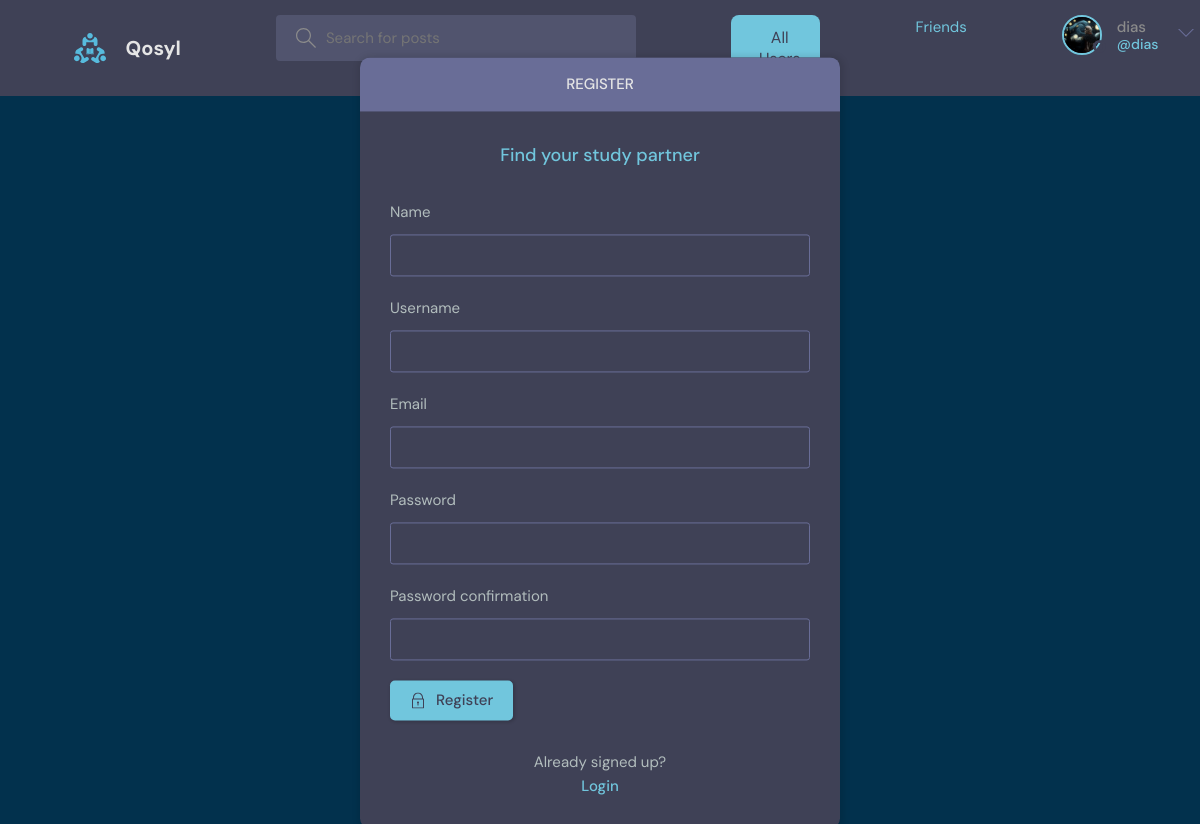
The page /register/ (signed in) on the database its author committed.
### users/models.py (models this page shows, shortened)
class User(AbstractUser):
    name = models.CharField(max_length=200, null=True)
    email = models.EmailField(unique=True, null=True)
    bio = models.TextField(null=True)
    avatar = models.ImageField(upload_to='avatars/', null=True, blank=True)
    friends = models.ManyToManyField('self', blank=True, symmetrical=True, related_name='user_friends')
    USERNAME_FIELD = 'email'
    REQUIRED_FIELDS = []
    objects = UserManager()

### users/views.py (the view, shortened to what this page needs)
# urls.py: path('register/', views.registerPage, name="register"),
def registerPage(request):
    form = MyUserCreationForm()
    return render(request, 'users/login_register.html', {'form': form})

### users/forms.py
class MyUserCreationForm(UserCreationForm):
    class Meta:
        model = User
        fields = ['name', 'username', 'email', 'password1', 'password2']

### users/templates/users/login_register.html (shortened to what this page needs)
{% extends 'main.html' %}
{% block content %}
<main class="auth layout">
  {% if page == 'login' %}
  <div class="container">
    <div class="layout__box">
      <div class="layout__boxHeader">
        <div class="layout__boxTitle">
          <h3>Login</h3>
        </div>
      </div>
      <div class="layout__body">
        <h2 class="auth__tagline">Find your study partner</h2>
        <form class="form" action="{% url 'login' %}" method="POST">
          {% csrf_token %}
          <div class="form__group">
            <label for="username">Email</label>
            <input id="username" name="email" type="email" placeholder="e.g. test@email.com" />
          </div>
          <div class="form__group">
            <label for="password">Password</label>
            <input id="password" name="password" type="password" placeholder="&bull;&bull;&bull;&bull;&bull;&bull;&bull;&bull;" />
          </div>
          <button class="btn btn--main" type="submit">
            <svg version="1.1" xmlns="http://www.w3.org/2000/svg" width="32" height="32" viewBox="0 0 32 32">
              <title>lock</title>
              <path d="M27 12h-1v-2c0-5.514-4.486-10-10-10s-10 4.486-10 10v2h-1c-0.553 0-1 0.447-1 1v18c0 0.553 0.447 1 1 1h22c0.553 0 1-0.447 1-1v-18c0-0.553-0.447-1-1-1zM8 10c0-4.411 3.589-8 8-8s8 3.589 8 8v2h-16v-2zM26 30h-20v-16h20v16z"></path>
              <path d="M15 21.694v4.306h2v-4.306c0.587-0.348 1-0.961 1-1.694 0-1.105-0.895-2-2-2s-2 0.895-2 2c0 0.732 0.413 1.345 1 1.694z"></path>
            </svg>
            Login
          </button>
        </form>
        <div class="auth__action">
          <p>Haven't signed up yet?</p>
          <a href="{% url 'register' %}" class="btn btn--link">Sign Up</a>
        </div>
      </div>
    </div>
  </div>
  {% else %}
  <div class="container">
    <div class="layout__box">
      <div class="layout__boxHeader">
        <div class="layout__boxTitle">
          <h3>Register</h3>
        </div>
      </div>
      <div class="layout__body">
        <h2 class="auth__tagline">Find your study partner</h2>
        <form class="form" action="{% url 'register' %}" method="POST">
          {% for field in form %}
          <div class="form__group">
            <label for="{{ field.id_for_label }}">{{ field.label }}</label>
            {{ field }}
          </div>
          {% endfor %}
          <button class="btn btn--main" type="submit">
            Register
          </button>
        </form>
        <div class="auth__action">
          <p>Already signed up?</p>
          <a href="{% url 'login' %}" class="btn btn--link">Login</a>
        </div>
      </div>
    </div>
  </div>
  {% endif %}
</main>
{% endblock content %}

### templates/navbar.html (shortened to what this page needs)
{% load static %}
<header class="header header--loggedIn">
    <div class="container">
        <a href="{% url 'home' %}" class="header__logo">
            <img src="{% static 'images/logo.svg' %}" />
            <h1>Qosyl</h1>
        </a>
        <form class="header__search" method="GET" action="{% url 'home' %}">
            <label>
                <input name="q" placeholder="Search for posts" />
            </label>
        </form>
<button
    onclick="window.location.href='{% url 'all_users' %}'"
    class="all-users-button"
    style="
        background-color: #71c6dd; /* Using your color for the main button background */
        color: #3f4156; /* Text color */
        font-family: 'DM Sans', sans-serif; /* Font style */
        font-size: 16px; /* Font size */
        padding: 12px 20px; /* Padding for spacing */
        border: none; /* No border */
        border-radius: 8px; /* Rounded corners */
        cursor: pointer; /* Pointer on hover */
        display: flex;
        align-items: center;
        gap: 8px; /* Space between the icon and the text */
        transition: background-color 0.3s ease, transform 0.2s ease; /* Smooth transition */
    ">
     All Users
</button>
<a href="{% url 'friends' %}" class="header__button">Friends</a>
        <nav class="header__menu">
            {% if request.user.is_authenticated %}
            <div class="header__user">
                <a href="{% url 'update-user' %}">
                    <div class="avatar avatar--medium active">
                        <img src="{{request.user.avatar.url}}" />
                    </div>
                    <p>{{request.user.username}} <span>@{{request.user.username}}</span></p>
                </a>
                <button class="dropdown-button">
                    <svg version="1.1" xmlns="http://www.w3.org/2000/svg" width="32" height="32" viewBox="0 0 32 32">
                        <title>chevron-down</title>
                        <path d="M16 21l-13-13h-3l16 16 16-16h-3l-13 13z"></path>
                    </svg>
                </button>
            </div>
            {% else %}
            <a href="{% url 'login' %}">
                <img src="{% static 'images/avatar.svg' %}" />
                <p>Login</p>
            </a>
            {% endif %}
        </nav>
    </div>
</header>

### rows shown on the page
User: user.avatar (picture), user.username "dias"

### other values the page prints
{{ field.label }} "Name" "Username" "Email" "Password" "Password confirmation"
